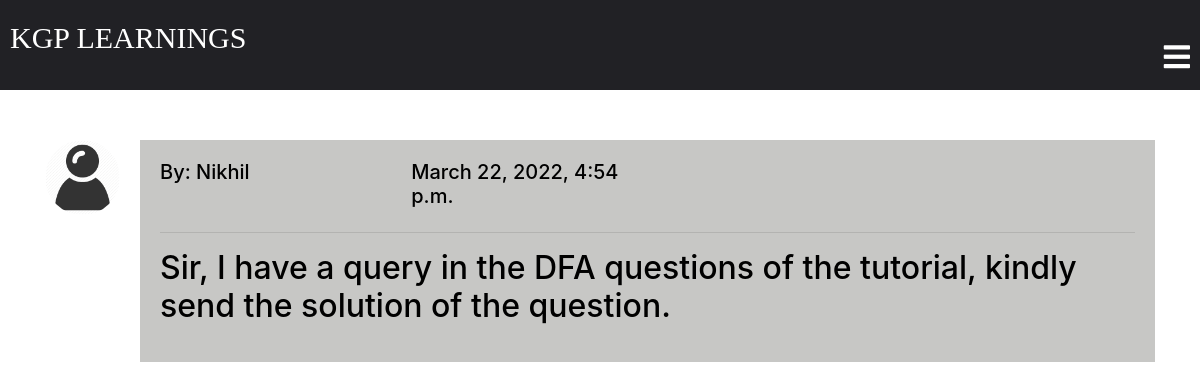
The app's page /classroom/teacher/17/messages_list (signed in), older data.
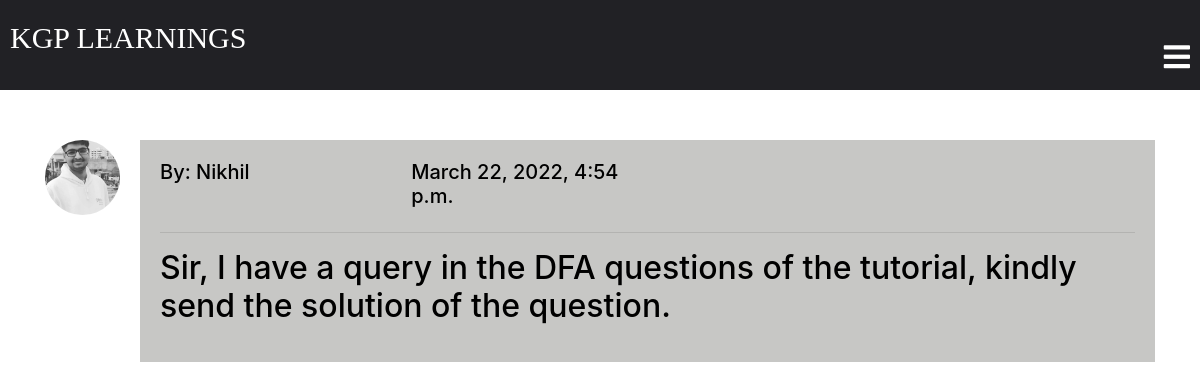
The same page, newer data.
### classroom/models.py (models this page shows, shortened)
class MessageToTeacher(models.Model):
    student = models.ForeignKey(
        Student, related_name='student', on_delete=models.CASCADE)
    message_html = models.TextField(editable=False)
    created_at = models.DateTimeField(auto_now=True)
    teacher = models.ForeignKey(
        Teacher, related_name='messages', on_delete=models.CASCADE)
    message = models.TextField()
    class Meta:
        ordering = ['-created_at']
        unique_together = ['student', 'message']

class Student(models.Model):
    user = models.OneToOneField(
        User, on_delete=models.CASCADE, primary_key=True, related_name='Student')
    phone = models.IntegerField()
    student_profile_pic = models.ImageField(
        upload_to="classroom/student_profile_pic", blank=True)
    name = models.CharField(max_length=250)
    email = models.EmailField(max_length=254)
    roll_no = models.CharField(max_length=50)
    class Meta:
        ordering = ['roll_no']

### classroom/views.py (the view)
# urls.py: path('teacher/<int:pk>/messages_list',views.messages_list,name="messages_list"),
@login_required
def messages_list(request, pk):
    teacher = get_object_or_404(models.Teacher, pk=pk)
    template = "messages_list.html"
    context = {'teacher': teacher}
    return render(request, template, context)

### template/messages_list.html
{% extends 'base.html' %}
{% load static %}
{% block content %}
<div class="container">
  {% if teacher.messages.count == 0 %}
  <h2>No messages yet.</h2>
  {% else %}
  {% for mssg in teacher.messages.all %}
  <div class="notice">
    <div class="row">
      <div class="col-md-1">
        {% if mssg.student.student_profile_pic %}
        <img src="{{ mssg.student.student_profile_pic.url }}" class="notice-img">
        {% else %}
        <img src="{% static 'images/login-avatar.PNG' %}" class="notice-img">
        {% endif %}
      </div>
      <div class="col-md-11">
        <div class="notice-details">
          <div class="row">
            <div class="col-md-3">
              <h5>By: {{ mssg.student.name }}</h5>
            </div>
            <div class="col-md-3">
              <h5>{{ mssg.created_at }}</h5>
            </div>
          </div>
          <hr>
          <h2>{{ mssg.message_html|safe }}</h2>
        </div>
      </div>
    </div>
  </div>
  {% endfor %}
  {% endif %}
</div>
{% endblock %}

Row changes from the older to the newer data that the page shows:
changed through a linked row, MessageToTeacher "Nikhil": student.student_profile_pic: picture added; student_profile_pic: picture removed
